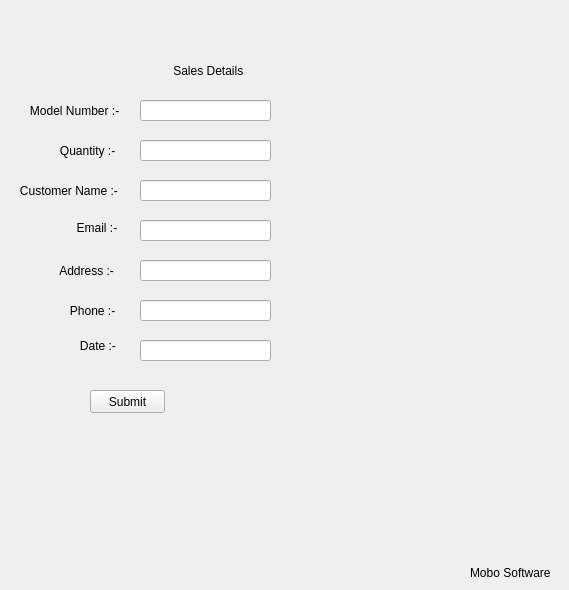
<?xml version="1.0" encoding="UTF-8"?>
<ui version="4.0">
 <class>Sales</class>
 <widget class="QFrame" name="Sales">
  <property name="geometry">
   <rect>
    <x>0</x>
    <y>0</y>
    <width>569</width>
    <height>590</height>
   </rect>
  </property>
  <property name="windowTitle">
   <string>Frame</string>
  </property>
  <property name="styleSheet">
   <string notr="true">QWidget#Sales{background-color: rgb(137, 101, 255);}
font: 12pt &quot;Kristen ITC&quot;;
</string>
  </property>
  <widget class="QLabel" name="label">
   <property name="geometry">
    <rect>
     <x>150</x>
     <y>50</y>
     <width>211</width>
     <height>41</height>
    </rect>
   </property>
   <property name="styleSheet">
    <string notr="true">font: 16pt &quot;Algerian&quot;;</string>
   </property>
   <property name="text">
    <string>       Sales Details</string>
   </property>
  </widget>
  <widget class="QLabel" name="label_3">
   <property name="geometry">
    <rect>
     <x>20</x>
     <y>100</y>
     <width>111</width>
     <height>21</height>
    </rect>
   </property>
   <property name="styleSheet">
    <string notr="true">font: 10pt &quot;MS Shell Dlg 2&quot;;</string>
   </property>
   <property name="text">
    <string>   Model Number :-</string>
   </property>
  </widget>
  <widget class="QLabel" name="label_4">
   <property name="geometry">
    <rect>
     <x>30</x>
     <y>140</y>
     <width>101</width>
     <height>21</height>
    </rect>
   </property>
   <property name="styleSheet">
    <string notr="true">font: 10pt &quot;MS Shell Dlg 2&quot;;</string>
   </property>
   <property name="text">
    <string>         Quantity :-</string>
   </property>
  </widget>
  <widget class="QLabel" name="label_5">
   <property name="geometry">
    <rect>
     <x>10</x>
     <y>180</y>
     <width>131</width>
     <height>21</height>
    </rect>
   </property>
   <property name="styleSheet">
    <string notr="true">font: 10pt &quot;MS Shell Dlg 2&quot;;</string>
   </property>
   <property name="text">
    <string>   Customer Name :-</string>
   </property>
  </widget>
  <widget class="QLabel" name="label_6">
   <property name="geometry">
    <rect>
     <x>50</x>
     <y>220</y>
     <width>81</width>
     <height>16</height>
    </rect>
   </property>
   <property name="styleSheet">
    <string notr="true">font: 10pt &quot;MS Shell Dlg 2&quot;;</string>
   </property>
   <property name="text">
    <string>        Email :-</string>
   </property>
  </widget>
  <widget class="QLabel" name="label_2">
   <property name="geometry">
    <rect>
     <x>30</x>
     <y>260</y>
     <width>101</width>
     <height>21</height>
    </rect>
   </property>
   <property name="styleSheet">
    <string notr="true">font: 10pt &quot;MS Shell Dlg 2&quot;;</string>
   </property>
   <property name="text">
    <string>         Address :-</string>
   </property>
  </widget>
  <widget class="QLabel" name="label_7">
   <property name="geometry">
    <rect>
     <x>30</x>
     <y>300</y>
     <width>101</width>
     <height>21</height>
    </rect>
   </property>
   <property name="styleSheet">
    <string notr="true">font: 10pt &quot;MS Shell Dlg 2&quot;;</string>
   </property>
   <property name="text">
    <string>            Phone :-</string>
   </property>
  </widget>
  <widget class="QLineEdit" name="txtnumber">
   <property name="geometry">
    <rect>
     <x>140</x>
     <y>100</y>
     <width>131</width>
     <height>21</height>
    </rect>
   </property>
  </widget>
  <widget class="QLineEdit" name="txtquan">
   <property name="geometry">
    <rect>
     <x>140</x>
     <y>140</y>
     <width>131</width>
     <height>21</height>
    </rect>
   </property>
  </widget>
  <widget class="QLineEdit" name="txtname">
   <property name="geometry">
    <rect>
     <x>140</x>
     <y>180</y>
     <width>131</width>
     <height>21</height>
    </rect>
   </property>
  </widget>
  <widget class="QLineEdit" name="txtmail">
   <property name="geometry">
    <rect>
     <x>140</x>
     <y>220</y>
     <width>131</width>
     <height>21</height>
    </rect>
   </property>
  </widget>
  <widget class="QLineEdit" name="txtadd">
   <property name="geometry">
    <rect>
     <x>140</x>
     <y>260</y>
     <width>131</width>
     <height>21</height>
    </rect>
   </property>
  </widget>
  <widget class="QLineEdit" name="txtphone">
   <property name="geometry">
    <rect>
     <x>140</x>
     <y>300</y>
     <width>131</width>
     <height>21</height>
    </rect>
   </property>
  </widget>
  <widget class="QLabel" name="label_8">
   <property name="geometry">
    <rect>
     <x>50</x>
     <y>330</y>
     <width>131</width>
     <height>31</height>
    </rect>
   </property>
   <property name="styleSheet">
    <string notr="true">font: 10pt &quot;MS Shell Dlg 2&quot;;
font: 10pt &quot;MS Shell Dlg 2&quot;;</string>
   </property>
   <property name="text">
    <string>         Date :-</string>
   </property>
  </widget>
  <widget class="QLabel" name="label_9">
   <property name="geometry">
    <rect>
     <x>470</x>
     <y>562</y>
     <width>91</width>
     <height>21</height>
    </rect>
   </property>
   <property name="styleSheet">
    <string notr="true">font: 10pt &quot;MS Shell Dlg 2&quot;;</string>
   </property>
   <property name="text">
    <string>Mobo Software</string>
   </property>
  </widget>
  <widget class="QLineEdit" name="txtdate">
   <property name="geometry">
    <rect>
     <x>140</x>
     <y>340</y>
     <width>131</width>
     <height>21</height>
    </rect>
   </property>
  </widget>
  <widget class="QPushButton" name="btnsubmit">
   <property name="geometry">
    <rect>
     <x>90</x>
     <y>390</y>
     <width>75</width>
     <height>23</height>
    </rect>
   </property>
   <property name="text">
    <string>Submit</string>
   </property>
  </widget>
 </widget>
 <resources/>
 <connections/>
</ui>
